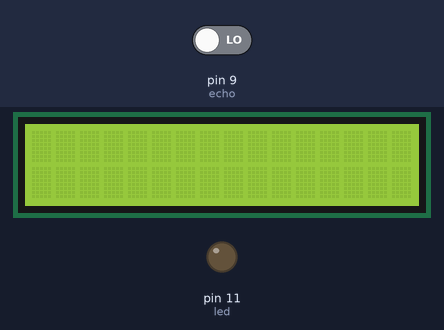
This sketch was run on a simulated Arduino Uno, built with avr-gcc and run on an emulated ATmega328P. On the bench: 16×2 character LCD, output pins drawn as LEDs (lit = HIGH). Inputs (shaded band) come from the test bench; at power-on: pin 9 (echo) LOW. Pins used as bus, display or sensor lines are not drawn.

Above: at 0.5 s.
Timing chart, 0 to 4.7 s (numbered marks = the images above):
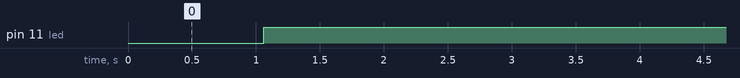

Measured:
- by itself, pin 11 (led): LOW → HIGH at 1.1 s
- by itself, everything shown: repeats every 4.0 s, in 4 steps

The sketch:

lcd_counter.ino
```cpp
// Arduino Projects - by J4ckris ;)
/*
Materials:
  - lcd display
  - 1 led
  - 2 resistence
  - jumpers
  - ultrasonic sensor

*/

#include <LiquidCrystal.h> // Library to use lcd


//variables
int rs = 7;
int e = 6;
int d4 = 5;
int d5 = 4;
int d6 = 3;
int d7 = 2;

int trig = 10;
int echo = 9;
int traveltime;

int counter = 0;

int led = 11;

int counter_v;

// define the pins and put it here with there varibles
LiquidCrystal lcd(rs, e, d4, d5, d6, d7);

void setup(){

  pinMode(trig, OUTPUT);
  pinMode(echo, INPUT);
  pinMode(led, OUTPUT);

  lcd.begin(16,2); // define dimensions of the lcd

}

void loop(){

  int var= 0;

  digitalWrite(trig, LOW);
  delayMicroseconds(2);

  digitalWrite(trig, HIGH);
  delayMicroseconds(10);

  traveltime = pulseIn(echo, HIGH);

  if (traveltime < 1000){ // Detects movement from 0 meters to 1 meter

    if (var == 0){


      counter++;
      digitalWrite(led, HIGH);


      lcd.setCursor(0,0);
      lcd.print("Movement");


      lcd.setCursor(4,2);
      lcd.print("Detected !!");

      delay(500);
      lcd.clear();

      if(counter > 1){

        counter_v++;
        counter = 0;
        delay(1000);


      }

    }

  } else {

    digitalWrite(led, LOW);

    lcd.setCursor(0,0);
    lcd.print("No Movement ");

    lcd.setCursor(4, 2);
    lcd.print("Counter :");
    lcd.print(counter_v);

    delay(500);
    lcd.clear();

  }

}
```
